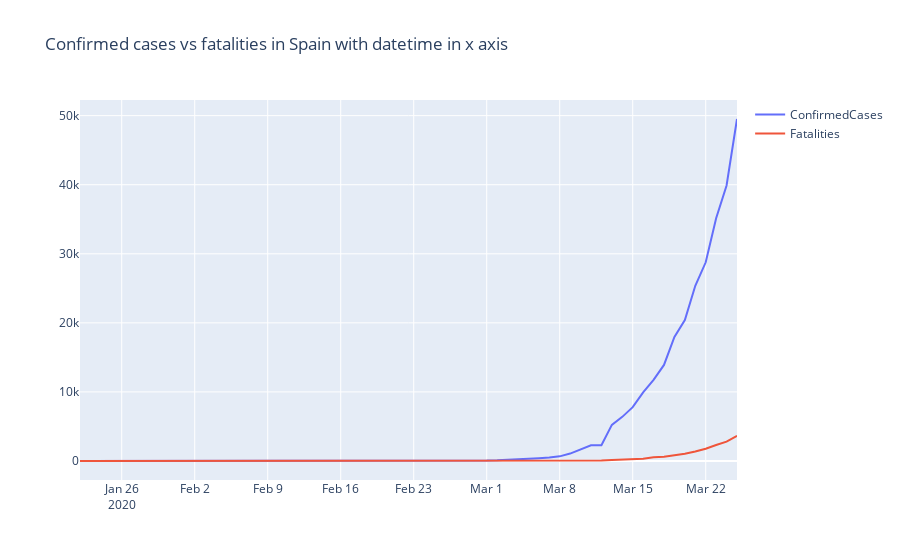

The notebook cell saved with this chart:
### Code cell
fig = go.Figure()
fig.add_trace(go.Scatter(x=spain.Date,y=spain.ConfirmedCases,mode='lines',name='ConfirmedCases'))
fig.add_trace(go.Scatter(x=spain.Date,y=spain.Fatalities,mode='lines',name='Fatalities'))
fig.update_layout(title='Confirmed cases vs fatalities in Spain with datetime in x axis')
fig.show()
